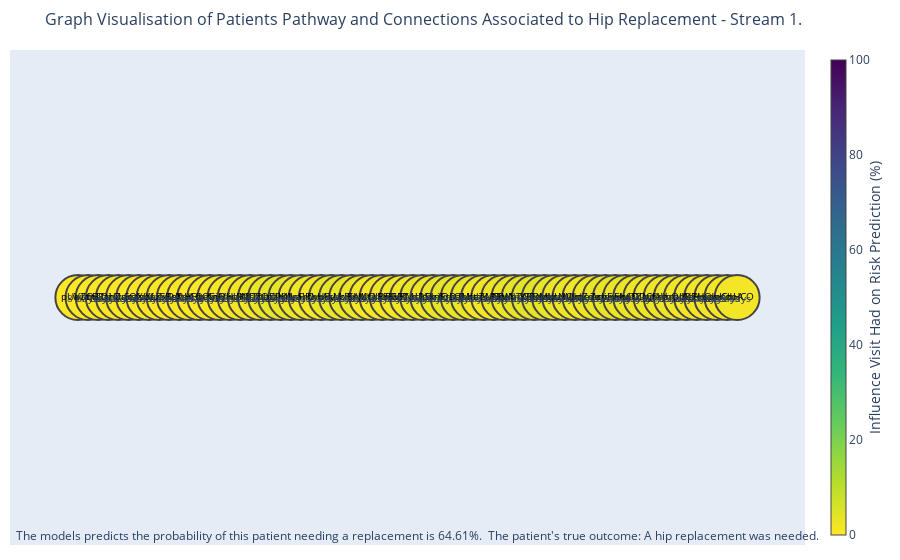

Source (notebook cell):
### Code cell
# Get the entire patient's history in a DataFrame
edges_df = graph_plot.create_edges_df_gc(dense_tensor)

# Get the node positions for the graph
pos_df = graph_plot.create_position_df_gc(edges_df)
pos_list = graph_plot.generate_pos_sequence(pos_df['max_codes_per_visit'].max())
pos_df = graph_plot.map_y_coord_to_node(pos_df, pos_list)


#  get the feature maps

f_maps = tf.squeeze(model.f_map_branch1)

# INSTEAD OF THIS METRIC CODE - COULD JUST TAKE ONE FILTER

metric = 'mean'
# get the average or median across the feature maps
if metric == 'mean':
    comb_f_maps = tf.reduce_sum(f_maps, axis=0)
elif metric == 'median': # if the violin plots are not normally distributed then take the median
    x_sorted = tf.sort(f_maps, axis=2)
    n = x_sorted.shape[2]

    # Calculate the median index
    middle = n // 2

    # Compute the median along the specified axis
    # If the size of the axis is odd, take the middle element
    # If even, average the two middle elements
    comb_f_maps = tf.cond(
        tf.equal(n % 2, 1),
        lambda: tf.gather(x_sorted, middle, axis=2),
        lambda: tf.reduce_mean(tf.gather(x_sorted, [middle - 1, middle], axis=2), axis=2)
    )

# map the timesteps to their relevant features

timestep_ave_w_df = gc.calc_timestep_weights(1, filter_size, np.array(comb_f_maps), max_timesteps)


# map the timestep values to colour the edges of the graph
read_code_pos_df = gc.map_read_code_labels(pos_df, read_code_map_df, timestep_ave_w_df)

edge_pos_df = gc.create_edge_pos_df(edges_df, pos_df)

gc.plot_gradcam_plotly(edge_pos_df, pos_df, read_code_pos_df, years_in_advance, logits, outcome, 'all_filters_time_act')

### Figure 1 — Plotly figure (JSON) as saved in the notebook; plotly's stock layout.template omitted (floating-point values rounded to 4 significant figures; data arrays with more than 128 entries replaced by an {"elided": "..."} marker saying what was removed)
{"data": [{"hoverinfo": "none", "line": {"color": "#888", "width": 0.5}, "mode": "lines", "type": "scatter", "x": {"elided": "195 int values"}, "y": {"elided": "195 int values"}}, {"hoverinfo": "text", "hovertext": ["233 ReadCode descript here", "453 ReadCode descript here", "244 ReadCode descript here", "220 ReadCode descript here", "57 ReadCode descript here", "494 ReadCode descript here", "365 ReadCode descript here", "341 ReadCode descript here", "278 ReadCode descript here", "93 ReadCode descript here", "210 ReadCode descript here", "400 ReadCode descript here", "121 ReadCode descript here", "332 ReadCode descript here", "62 ReadCode descript here", "197 ReadCode descript here", "56 ReadCode descript here", "267 ReadCode descript here", "41 ReadCode descript here", "454 ReadCode descript here", "287 ReadCode descript here", "359 ReadCode descript here", "463 ReadCode descript here", "263 ReadCode descript here", "180 ReadCode descript here", "163 ReadCode descript here", "484 ReadCode descript here", "424 ReadCode descript here", "51 ReadCode descript here", "472 ReadCode descript here", "328 ReadCode descript here", "308 ReadCode descript here", "153 ReadCode descript here", "376 ReadCode descript here", "485 ReadCode descript here", "220 ReadCode descript here", "463 ReadCode descript here", "41 ReadCode descript here", "186 ReadCode descript here", "1 ReadCode descript here", "46 ReadCode descript here", "64 ReadCode descript here", "422 ReadCode descript here", "152 ReadCode descript here", "483 ReadCode descript here", "133 ReadCode descript here", "120 ReadCode descript here", "512 ReadCode descript here", "141 ReadCode descript here", "54 ReadCode descript here", "127 ReadCode descript here", "489 ReadCode descript here", "458 ReadCode descript here", "38 ReadCode descript here", "465 ReadCode descript here", "84 ReadCode descript here", "377 ReadCode descript here", "370 ReadCode descript here", "nan", "304 ReadCode descript here", "381 ReadCode descript here", "13 ReadCode descript here", "458 ReadCode descript here", "131 ReadCode descript here", "510 ReadCode descript here", "118 ReadCode descript here"], "marker": {"cmax": 100, "cmin": 0, "color": [-1.324, -1.324, -1.694, -1.811, -1.544, -0.8591, -0.6934, -0.633, -0.6844, -1.201, -0.6974, -0.2073, -0.02679, 0.2068, 0.6345, 0.7077, 1.426, 1.352, 1.527, 2.631, 3.231, 3.107, 2.124, 1.535, 1.097, 2.652, 2.924, 2.73, 2.481, 1.109, 1.199, 1.488, 1.351, 1.737, 2.438, 2.043, 3.004, 3.238, 2.73, 2.767, 1.725, 1.391, 2.335, 2.657, 3.426, 3.642, 3.763, 3.027, 2.22, 2.241, 1.718, 2.298, 2.853, 3.109, 2.717, 2.617, 2.109, 1.785, 2.229, 1.988, 1.7, 1.295, 1.323, 1.749, 1.602, 1.712], "colorbar": {"thickness": 15, "title": {"side": "right", "text": "Influence Visit Had on Risk Prediction (%)"}, "xanchor": "left"}, "colorscale": [[0, "#440154"], [0.1111, "#482878"], [0.2222, "#3e4989"], [0.3333, "#31688e"], [0.4444, "#26828e"], [0.5556, "#1f9e89"], [0.6667, "#35b779"], [0.7778, "#6ece58"], [0.8889, "#b5de2b"], [1, "#fde725"]], "line": {"width": 2}, "reversescale": true, "showscale": true, "size": 45}, "mode": "markers+text", "text": ["pUVZQ", "wldnD", "nBRrj", "LDzjv", "ahZan", "Qrusw", "SQXUf", "fpXLp", "oaZxD", "zSKeP", "BcXsY", "JhHHb", "xCaCG", "QeInH", "fvyVh", "jQHbK", "irANr", "DCJTb", "fQzQU", "ObZPK", "pzKYL", "yJIya", "lnFrD", "lIRhH", "fwoEy", "sAkUc", "sMxKl", "cRjAA", "SnJUQ", "MtuPi", "UIRnG", "xSBVR", "RwYMs", "ETaUp", "riPSv", "LDzjv", "lnFrD", "fQzQU", "napnt", "fMuhY", "YeTUM", "eMSqI", "CfleL", "EWmWf", "NTGPp", "KEDtx", "oXgUL", "MkrzW", "epNQm", "lulny", "UdZoe", "eZcIi", "Acyae", "mFwnC", "FIuJD", "AwDDQ", "iZkyK", "yjfAV", "nan", "jnQdK", "pJAgH", "lDEHQ", "Acyae", "udond", "wKooA", "ChHCO"], "textfont": {"color": ["black", "black", "black", "black", "black", "black", "black", "black", "black", "black", "black", "black", "black", "black", "black", "black", "black", "black", "black", "black", "black", "black", "black", "black", "black", "black", "black", "black", "black", "black", "black", "black", "black", "black", "black", "black", "black", "black", "black", "black", "black", "black", "black", "black", "black", "black", "black", "black", "black", "black", "black", "black", "black", "black", "black", "black", "black", "black", "black", "black", "black", "black", "black", "black", "black", "black"], "size": 10}, "textposition": "middle center", "type": "scatter", "x": [0, 1, 2, 3, 4, 5, 6, 7, 8, 9, 10, 11, 12, 13, 14, 15, 16, 17, 18, 19, 20, 21, 22, 23, 24, 25, 26, 27, 28, 29, 30, 31, 32, 33, 34, 35, 36, 37, 38, 39, 40, 41, 42, 43, 44, 45, 46, 47, 48, 49, 50, 51, 52, 53, 54, 55, 56, 57, 58, 59, 60, 61, 62, 63, 64, 65], "y": [0, 0, 0, 0, 0, 0, 0, 0, 0, 0, 0, 0, 0, 0, 0, 0, 0, 0, 0, 0, 0, 0, 0, 0, 0, 0, 0, 0, 0, 0, 0, 0, 0, 0, 0, 0, 0, 0, 0, 0, 0, 0, 0, 0, 0, 0, 0, 0, 0, 0, 0, 0, 0, 0, 0, 0, 0, 0, 0, 0, 0, 0, 0, 0, 0, 0]}], "layout": {"annotations": [{"align": "center", "font": {"size": 10}, "showarrow": false, "text": "8 days", "x": 0.5, "y": 0}, {"align": "center", "font": {"size": 10}, "showarrow": false, "text": "17 days", "x": 1.5, "y": 0}, {"align": "center", "font": {"size": 10}, "showarrow": false, "text": "1 days", "x": 2.5, "y": 0}, {"align": "center", "font": {"size": 10}, "showarrow": false, "text": "30 days", "x": 3.5, "y": 0}, {"align": "center", "font": {"size": 10}, "showarrow": false, "text": "11 days", "x": 4.5, "y": 0}, {"align": "center", "font": {"size": 10}, "showarrow": false, "text": "13 days", "x": 5.5, "y": 0}, {"align": "center", "font": {"size": 10}, "showarrow": false, "text": "28 days", "x": 6.5, "y": 0}, {"align": "center", "font": {"size": 10}, "showarrow": false, "text": "11 days", "x": 7.5, "y": 0}, {"align": "center", "font": {"size": 10}, "showarrow": false, "text": "5 days", "x": 8.5, "y": 0}, {"align": "center", "font": {"size": 10}, "showarrow": false, "text": "28 days", "x": 9.5, "y": 0}, {"align": "center", "font": {"size": 10}, "showarrow": false, "text": "20 days", "x": 10.5, "y": 0}, {"align": "center", "font": {"size": 10}, "showarrow": false, "text": "4 days", "x": 11.5, "y": 0}, {"align": "center", "font": {"size": 10}, "showarrow": false, "text": "5 days", "x": 12.5, "y": 0}, {"align": "center", "font": {"size": 10}, "showarrow": false, "text": "7 days", "x": 13.5, "y": 0}, {"align": "center", "font": {"size": 10}, "showarrow": false, "text": "3 days", "x": 14.5, "y": 0}, {"align": "center", "font": {"size": 10}, "showarrow": false, "text": "26 days", "x": 15.5, "y": 0}, {"align": "center", "font": {"size": 10}, "showarrow": false, "text": "20 days", "x": 16.5, "y": 0}, {"align": "center", "font": {"size": 10}, "showarrow": false, "text": "3 days", "x": 17.5, "y": 0}, {"align": "center", "font": {"size": 10}, "showarrow": false, "text": "12 days", "x": 18.5, "y": 0}, {"align": "center", "font": {"size": 10}, "showarrow": false, "text": "7 days", "x": 19.5, "y": 0}, {"align": "center", "font": {"size": 10}, "showarrow": false, "text": "5 days", "x": 20.5, "y": 0}, {"align": "center", "font": {"size": 10}, "showarrow": false, "text": "9 days", "x": 21.5, "y": 0}, {"align": "center", "font": {"size": 10}, "showarrow": false, "text": "4 days", "x": 22.5, "y": 0}, {"align": "center", "font": {"size": 10}, "showarrow": false, "text": "1 days", "x": 23.5, "y": 0}, {"align": "center", "font": {"size": 10}, "showarrow": false, "text": "5 days", "x": 24.5, "y": 0}, {"align": "center", "font": {"size": 10}, "showarrow": false, "text": "27 days", "x": 25.5, "y": 0}, {"align": "center", "font": {"size": 10}, "showarrow": false, "text": "18 days", "x": 26.5, "y": 0}, {"align": "center", "font": {"size": 10}, "showarrow": false, "text": "26 days", "x": 27.5, "y": 0}, {"align": "center", "font": {"size": 10}, "showarrow": false, "text": "9 days", "x": 28.5, "y": 0}, {"align": "center", "font": {"size": 10}, "showarrow": false, "text": "1 days", "x": 29.5, "y": 0}, {"align": "center", "font": {"size": 10}, "showarrow": false, "text": "25 days", "x": 30.5, "y": 0}, {"align": "center", "font": {"size": 10}, "showarrow": false, "text": "21 days", "x": 31.5, "y": 0}, {"align": "center", "font": {"size": 10}, "showarrow": false, "text": "23 days", "x": 32.5, "y": 0}, {"align": "center", "font": {"size": 10}, "showarrow": false, "text": "5 days", "x": 33.5, "y": 0}, {"align": "center", "font": {"size": 10}, "showarrow": false, "text": "26 days", "x": 34.5, "y": 0}, {"align": "center", "font": {"size": 10}, "showarrow": false, "text": "19 days", "x": 35.5, "y": 0}, {"align": "center", "font": {"size": 10}, "showarrow": false, "text": "23 days", "x": 36.5, "y": 0}, {"align": "center", "font": {"size": 10}, "showarrow": false, "text": "0 days", "x": 37.5, "y": 0}, {"align": "center", "font": {"size": 10}, "showarrow": false, "text": "27 days", "x": 38.5, "y": 0}, {"align": "center", "font": {"size": 10}, "showarrow": false, "text": "11 days", "x": 39.5, "y": 0}, {"align": "center", "font": {"size": 10}, "showarrow": false, "text": "18 days", "x": 40.5, "y": 0}, {"align": "center", "font": {"size": 10}, "showarrow": false, "text": "4 days", "x": 41.5, "y": 0}, {"align": "center", "font": {"size": 10}, "showarrow": false, "text": "29 days", "x": 42.5, "y": 0}, {"align": "center", "font": {"size": 10}, "showarrow": false, "text": "9 days", "x": 43.5, "y": 0}, {"align": "center", "font": {"size": 10}, "showarrow": false, "text": "25 days", "x": 44.5, "y": 0}, {"align": "center", "font": {"size": 10}, "showarrow": false, "text": "20 days", "x": 45.5, "y": 0}, {"align": "center", "font": {"size": 10}, "showarrow": false, "text": "29 days", "x": 46.5, "y": 0}, {"align": "center", "font": {"size": 10}, "showarrow": false, "text": "25 days", "x": 47.5, "y": 0}, {"align": "center", "font": {"size": 10}, "showarrow": false, "text": "15 days", "x": 48.5, "y": 0}, {"align": "center", "font": {"size": 10}, "showarrow": false, "text": "5 days", "x": 49.5, "y": 0}, {"align": "center", "font": {"size": 10}, "showarrow": false, "text": "24 days", "x": 50.5, "y": 0}, {"align": "center", "font": {"size": 10}, "showarrow": false, "text": "11 days", "x": 51.5, "y": 0}, {"align": "center", "font": {"size": 10}, "showarrow": false, "text": "21 days", "x": 52.5, "y": 0}, {"align": "center", "font": {"size": 10}, "showarrow": false, "text": "5 days", "x": 53.5, "y": 0}, {"align": "center", "font": {"size": 10}, "showarrow": false, "text": "8 days", "x": 54.5, "y": 0}, {"align": "center", "font": {"size": 10}, "showarrow": false, "text": "2 days", "x": 55.5, "y": 0}, {"align": "center", "font": {"size": 10}, "showarrow": false, "text": "6 days", "x": 56.5, "y": 0}, {"align": "center", "font": {"size": 10}, "showarrow": false, "text": "11 days", "x": 57.5, "y": 0}, {"align": "center", "font": {"size": 10}, "showarrow": false, "text": "10 days", "x": 58.5, "y": 0}, {"align": "center", "font": {"size": 10}, "showarrow": false, "text": "3 days", "x": 59.5, "y": 0}, {"align": "center", "font": {"size": 10}, "showarrow": false, "text": "16 days", "x": 60.5, "y": 0}, {"align": "center", "font": {"size": 10}, "showarrow": false, "text": "17 days", "x": 61.5, "y": 0}, {"align": "center", "font": {"size": 10}, "showarrow": false, "text": "4 days", "x": 62.5, "y": 0}, {"align": "center", "font": {"size": 10}, "showarrow": false, "text": "23 days", "x": 63.5, "y": 0}, {"align": "center", "font": {"size": 10}, "showarrow": false, "text": "15 days", "x": 64.5, "y": 0}, {"showarrow": false, "text": "The models predicts the probability of this patient needing a replacement is 64.61%. \nThe patient's true outcome: A hip replacement was needed.", "x": 0.005, "xref": "paper", "y": -0.002, "yref": "paper"}], "hovermode": "closest", "margin": {"b": 15, "l": 10, "r": 5, "t": 50}, "showlegend": false, "title": {"font": {"size": 16}, "text": "Graph Visualisation of Patients Pathway and Connections Associated to Hip Replacement - Stream 1."}, "xaxis": {"showgrid": false, "showticklabels": false, "zeroline": false}, "yaxis": {"showgrid": false, "showticklabels": false, "zeroline": false}}}
